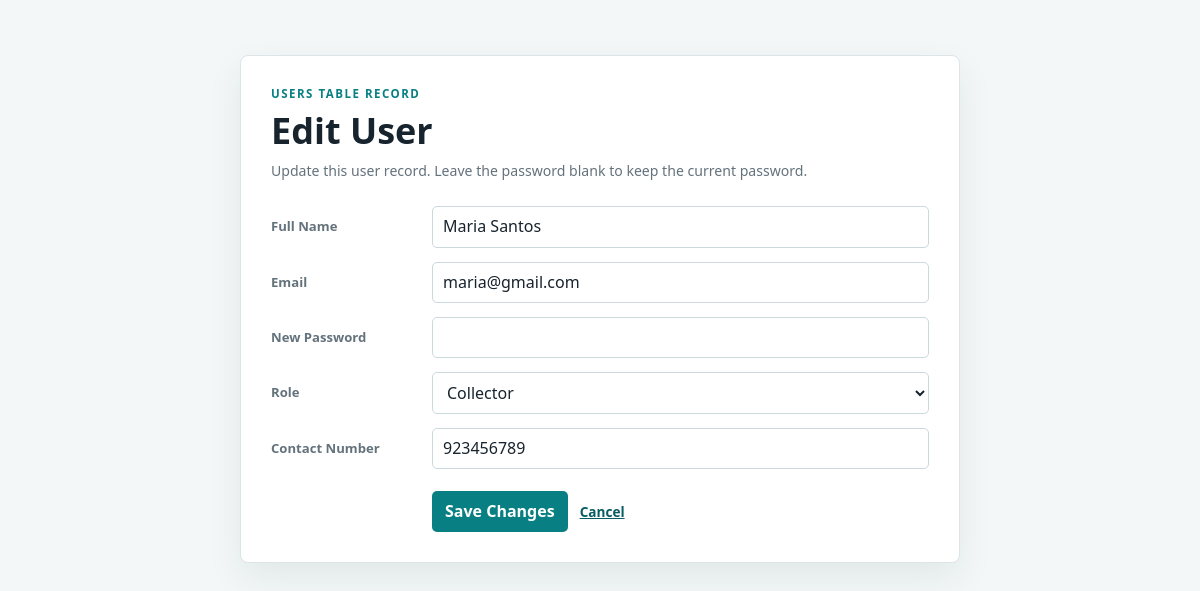
The app's page /modals/editUser.php?id=2 with its own data.
### tables this page shows
CREATE TABLE IF NOT EXISTS Users (
    User_id INT AUTO_INCREMENT PRIMARY KEY,
    Fullname VARCHAR(100) NOT NULL,
    Email VARCHAR(100) NOT NULL,
    Password VARCHAR(255) NOT NULL,
    Role VARCHAR(50) NOT NULL,
    Contact_Number VARCHAR(20) NULL
);

### classes/CollectionSchedule.php (called while the page is built, shortened)
<?php
class CollectionSchedule
{
    private PDO $conn;
    public function __construct(PDO $db)
    {
        $this->conn = $db;
        try {
            $this->restoreZonesIfEmpty();
        } catch (PDOException $exception) {
        }
    }
    private function restoreZonesIfEmpty(): void
    {
        if ((int) $this->conn->query('SELECT COUNT(*) FROM zones')->fetchColumn() > 0) {
            return;
        }
    }
    public function getUser(int $id): array|false
    {
        $stmt = $this->conn->prepare('SELECT User_id AS user_id, Fullname AS full_name, Email AS email, Role AS role, Contact_Number AS contact_number FROM users WHERE User_id = ?');
        $stmt->execute([$id]);
        return $stmt->fetch();
    }
}

### modals/editUser.php (the view, shortened to what this page needs)
<?php
require_once __DIR__ . '/../connection.php';
require_once __DIR__ . '/../classes/CollectionSchedule.php';
$id = filter_var($_GET['id'] ?? null, FILTER_VALIDATE_INT);
$schedule = new CollectionSchedule($pdo);
$user = $id && $id > 0 ? $schedule->getUser($id) : false;
?>
<!doctype html>
<html lang="en"><head><meta charset="UTF-8"><meta name="viewport" content="width=device-width, initial-scale=1"><title>Edit User</title><link rel="stylesheet" href="../style.css?v=11"></head>
<body><main class="container entity-form-page"><p class="eyebrow">USERS TABLE RECORD</p><h1>Edit User</h1><p class="form-intro">Update this user record. Leave the password blank to keep the current password.</p>
<form class="form-container entity-form" action="../backend/collection_code.php" method="post"><input type="hidden" name="user_id" value="<?= htmlspecialchars($user['user_id']) ?>"><label>Full Name</label><input type="text" name="full_name" value="<?= htmlspecialchars($user['full_name']) ?>" required><label>Email</label><input type="email" name="email" value="<?= htmlspecialchars($user['email']) ?>" required><label>New Password</label><input type="password" name="password" minlength="6"><label>Role</label><select name="role" required><option value="Admin" <?= $user['role'] === 'Admin' ? 'selected' : '' ?>>Admin</option><option value="Collector" <?= $user['role'] === 'Collector' ? 'selected' : '' ?>>Collector</option><option value="Resident" <?= $user['role'] === 'Resident' ? 'selected' : '' ?>>Resident</option></select><label>Contact Number</label><input type="tel" name="contact_number" value="<?= htmlspecialchars($user['contact_number'] ?? '') ?>"><div class="form-actions"><button type="submit" name="update_user">Save Changes</button><a href="../index.php#user-list">Cancel</a></div></form></main></body></html>

### style.css (style rules this page uses)
:root { --ink: #17232d; --muted: #64727c; --line: #dce5e9; --surface: #ffffff; --page: #f3f7f7; --teal: #087f82; --teal-dark: #075d62; --yellow: #f2b84b; --danger: #b94a48; --shadow: 0 14px 35px rgba(25, 56, 65, .08); }
* { box-sizing: border-box; }
html { scroll-behavior: smooth; }
body { margin: 0; min-width: 320px; background: var(--page); color: var(--ink); font-family: "Trebuchet MS", "Segoe UI", sans-serif; line-height: 1.45; }
a { color: inherit; }
button, input, select { font: inherit; }
button, a { -webkit-tap-highlight-color: transparent; }
button, .nav-link, .edit, .delete { transition: background-color .16s ease, color .16s ease, transform .16s ease; }
.container { width: min(720px, calc(100% - 32px)); margin: 55px auto; padding: 30px; border: 1px solid var(--line); border-radius: 8px; background: var(--surface); box-shadow: var(--shadow); }
.container h1 { margin-bottom: 24px; }
.container .eyebrow { margin-bottom: 8px; }
.form-intro { margin: -14px 0 25px; color: var(--muted); font-size: .88rem; }
.form-container { display: grid; grid-template-columns: 145px 1fr; align-items: center; gap: 14px 16px; }
.form-container > label { color: var(--muted); font-size: .82rem; font-weight: 700; }
.form-container > input, .form-container > select { width: 100%; }
.form-actions { grid-column: 2; display: flex; align-items: center; gap: 12px; margin-top: 8px; }
.form-container button { background: var(--teal); color: #fff; }
.form-container a { color: var(--teal-dark); font-size: .85rem; font-weight: 700; }
.eyebrow { margin: 0 0 6px; color: var(--teal); font-size: .72rem; font-weight: 700; letter-spacing: .13em; }
h1, h2, p { margin-top: 0; }
h1 { margin-bottom: 7px; color: var(--ink); font-size: clamp(1.65rem, 3vw, 2.25rem); line-height: 1.12; }
input, select { min-height: 38px; border: 1px solid #cbd8dc; border-radius: 5px; padding: 8px 10px; background: #fff; color: var(--ink); }
button, .edit, .delete { border: 0; border-radius: 5px; padding: 9px 13px; cursor: pointer; font-weight: 700; text-decoration: none; }

### records on screen
users: full_name "Maria Santos", email "maria@gmail.com", role "Collector", contact_number "923456789"
